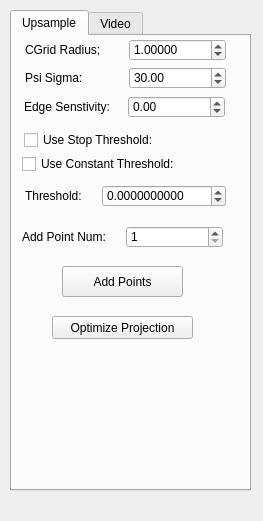
<?xml version="1.0" encoding="UTF-8"?>
<ui version="4.0">
 <class>Upsampling_para</class>
 <widget class="QWidget" name="Upsampling_para">
  <property name="geometry">
   <rect>
    <x>0</x>
    <y>0</y>
    <width>263</width>
    <height>521</height>
   </rect>
  </property>
  <property name="windowTitle">
   <string>Form</string>
  </property>
  <widget class="QTabWidget" name="tabWidget">
   <property name="geometry">
    <rect>
     <x>10</x>
     <y>10</y>
     <width>241</width>
     <height>481</height>
    </rect>
   </property>
   <property name="currentIndex">
    <number>0</number>
   </property>
   <widget class="QWidget" name="tab">
    <attribute name="title">
     <string>Upsample</string>
    </attribute>
    <widget class="QPushButton" name="pushButton_Projection">
     <property name="geometry">
      <rect>
       <x>40</x>
       <y>280</y>
       <width>141</width>
       <height>23</height>
      </rect>
     </property>
     <property name="text">
      <string>Optimize Projection</string>
     </property>
    </widget>
    <widget class="QCheckBox" name="using_threshol_process">
     <property name="geometry">
      <rect>
       <x>12</x>
       <y>96</y>
       <width>161</width>
       <height>16</height>
      </rect>
     </property>
     <property name="text">
      <string>Use Stop Threshold:</string>
     </property>
    </widget>
    <widget class="QPushButton" name="apply_add_point">
     <property name="geometry">
      <rect>
       <x>50</x>
       <y>230</y>
       <width>121</width>
       <height>31</height>
      </rect>
     </property>
     <property name="text">
      <string>Add Points</string>
     </property>
    </widget>
    <widget class="QWidget" name="layoutWidget">
     <property name="geometry">
      <rect>
       <x>13</x>
       <y>31</y>
       <width>201</width>
       <height>22</height>
      </rect>
     </property>
     <layout class="QHBoxLayout" name="horizontalLayout_2">
      <item>
       <widget class="QLabel" name="label_3">
        <property name="text">
         <string>Psi Sigma:</string>
        </property>
       </widget>
      </item>
      <item>
       <widget class="QDoubleSpinBox" name="sigma">
        <property name="decimals">
         <number>2</number>
        </property>
        <property name="maximum">
         <double>180.000000000000000</double>
        </property>
        <property name="value">
         <double>30.000000000000000</double>
        </property>
       </widget>
      </item>
     </layout>
    </widget>
    <widget class="QWidget" name="layoutWidget">
     <property name="geometry">
      <rect>
       <x>10</x>
       <y>190</y>
       <width>201</width>
       <height>22</height>
      </rect>
     </property>
     <layout class="QHBoxLayout" name="horizontalLayout_5">
      <item>
       <widget class="QLabel" name="label_7">
        <property name="text">
         <string>Add Point Num:</string>
        </property>
       </widget>
      </item>
      <item>
       <widget class="QSpinBox" name="add_num">
        <property name="minimum">
         <number>1</number>
        </property>
        <property name="maximum">
         <number>1000000000</number>
        </property>
       </widget>
      </item>
     </layout>
    </widget>
    <widget class="QWidget" name="layoutWidget">
     <property name="geometry">
      <rect>
       <x>13</x>
       <y>149</y>
       <width>201</width>
       <height>22</height>
      </rect>
     </property>
     <layout class="QHBoxLayout" name="horizontalLayout_4">
      <item>
       <widget class="QLabel" name="label_8">
        <property name="text">
         <string>Threshold:</string>
        </property>
       </widget>
      </item>
      <item>
       <widget class="QDoubleSpinBox" name="threshold">
        <property name="decimals">
         <number>10</number>
        </property>
        <property name="minimum">
         <double>-0.999999000000000</double>
        </property>
        <property name="maximum">
         <double>1000.000000000000000</double>
        </property>
        <property name="singleStep">
         <double>0.001000000000000</double>
        </property>
       </widget>
      </item>
     </layout>
    </widget>
    <widget class="QWidget" name="layoutWidget">
     <property name="geometry">
      <rect>
       <x>12</x>
       <y>60</y>
       <width>201</width>
       <height>22</height>
      </rect>
     </property>
     <layout class="QHBoxLayout" name="horizontalLayout_3">
      <item>
       <widget class="QLabel" name="label_12">
        <property name="text">
         <string>Edge Senstivity:</string>
        </property>
       </widget>
      </item>
      <item>
       <widget class="QDoubleSpinBox" name="edge_paramete">
        <property name="decimals">
         <number>2</number>
        </property>
        <property name="minimum">
         <double>-100.000000000000000</double>
        </property>
        <property name="maximum">
         <double>100.000000000000000</double>
        </property>
        <property name="singleStep">
         <double>0.100000000000000</double>
        </property>
       </widget>
      </item>
     </layout>
    </widget>
    <widget class="QWidget" name="layoutWidget">
     <property name="geometry">
      <rect>
       <x>13</x>
       <y>3</y>
       <width>201</width>
       <height>22</height>
      </rect>
     </property>
     <layout class="QHBoxLayout" name="horizontalLayout">
      <item>
       <widget class="QLabel" name="label_2">
        <property name="text">
         <string>CGrid Radius;</string>
        </property>
       </widget>
      </item>
      <item>
       <widget class="QDoubleSpinBox" name="radius">
        <property name="decimals">
         <number>5</number>
        </property>
        <property name="minimum">
         <double>0.000010000000000</double>
        </property>
        <property name="maximum">
         <double>1000.000000000000000</double>
        </property>
        <property name="singleStep">
         <double>0.010000000000000</double>
        </property>
        <property name="value">
         <double>1.000000000000000</double>
        </property>
       </widget>
      </item>
     </layout>
    </widget>
    <widget class="QCheckBox" name="use_constant_threshold">
     <property name="geometry">
      <rect>
       <x>10</x>
       <y>120</y>
       <width>161</width>
       <height>16</height>
      </rect>
     </property>
     <property name="text">
      <string>Use Constant Threshold:</string>
     </property>
    </widget>
   </widget>
   <widget class="QWidget" name="tab_2">
    <attribute name="title">
     <string>Video</string>
    </attribute>
    <widget class="QDoubleSpinBox" name="video_speed">
     <property name="geometry">
      <rect>
       <x>100</x>
       <y>100</y>
       <width>121</width>
       <height>20</height>
      </rect>
     </property>
     <property name="decimals">
      <number>4</number>
     </property>
     <property name="maximum">
      <double>100000000.000000000000000</double>
     </property>
     <property name="singleStep">
      <double>1.000000000000000</double>
     </property>
     <property name="value">
      <double>1.100000000000000</double>
     </property>
    </widget>
    <widget class="QLabel" name="label_70">
     <property name="geometry">
      <rect>
       <x>41</x>
       <y>100</y>
       <width>91</width>
       <height>20</height>
      </rect>
     </property>
     <property name="text">
      <string>speed</string>
     </property>
    </widget>
    <widget class="QDoubleSpinBox" name="begin_index">
     <property name="geometry">
      <rect>
       <x>100</x>
       <y>20</y>
       <width>121</width>
       <height>20</height>
      </rect>
     </property>
     <property name="decimals">
      <number>4</number>
     </property>
     <property name="maximum">
      <double>1000000000.000000000000000</double>
     </property>
     <property name="singleStep">
      <double>0.100000000000000</double>
     </property>
     <property name="value">
      <double>0.000000000000000</double>
     </property>
    </widget>
    <widget class="QPushButton" name="pushButton_play_video">
     <property name="geometry">
      <rect>
       <x>30</x>
       <y>140</y>
       <width>161</width>
       <height>23</height>
      </rect>
     </property>
     <property name="text">
      <string>Play Video</string>
     </property>
    </widget>
    <widget class="QLabel" name="label_69">
     <property name="geometry">
      <rect>
       <x>20</x>
       <y>60</y>
       <width>122</width>
       <height>20</height>
      </rect>
     </property>
     <property name="text">
      <string>end index</string>
     </property>
    </widget>
    <widget class="QLabel" name="label_64">
     <property name="geometry">
      <rect>
       <x>10</x>
       <y>20</y>
       <width>122</width>
       <height>20</height>
      </rect>
     </property>
     <property name="text">
      <string>begin index</string>
     </property>
    </widget>
    <widget class="QDoubleSpinBox" name="end_index">
     <property name="geometry">
      <rect>
       <x>100</x>
       <y>60</y>
       <width>121</width>
       <height>20</height>
      </rect>
     </property>
     <property name="decimals">
      <number>4</number>
     </property>
     <property name="maximum">
      <double>100000000.000000000000000</double>
     </property>
     <property name="singleStep">
      <double>1.000000000000000</double>
     </property>
     <property name="value">
      <double>0.000000000000000</double>
     </property>
    </widget>
    <widget class="QLabel" name="label_62">
     <property name="geometry">
      <rect>
       <x>2</x>
       <y>200</y>
       <width>122</width>
       <height>20</height>
      </rect>
     </property>
     <property name="text">
      <string>snapshot resolution</string>
     </property>
    </widget>
    <widget class="QDoubleSpinBox" name="wlop_snapshot_index">
     <property name="geometry">
      <rect>
       <x>130</x>
       <y>230</y>
       <width>91</width>
       <height>20</height>
      </rect>
     </property>
     <property name="decimals">
      <number>4</number>
     </property>
     <property name="maximum">
      <double>1000.000000000000000</double>
     </property>
     <property name="singleStep">
      <double>1.000000000000000</double>
     </property>
     <property name="value">
      <double>1.000000000000000</double>
     </property>
    </widget>
    <widget class="QDoubleSpinBox" name="wlop_snapshot_resolution">
     <property name="geometry">
      <rect>
       <x>130</x>
       <y>200</y>
       <width>91</width>
       <height>20</height>
      </rect>
     </property>
     <property name="decimals">
      <number>4</number>
     </property>
     <property name="maximum">
      <double>1000.000000000000000</double>
     </property>
     <property name="singleStep">
      <double>0.100000000000000</double>
     </property>
     <property name="value">
      <double>1.000000000000000</double>
     </property>
    </widget>
    <widget class="QLabel" name="label_63">
     <property name="geometry">
      <rect>
       <x>2</x>
       <y>230</y>
       <width>122</width>
       <height>20</height>
      </rect>
     </property>
     <property name="text">
      <string>snapshot index</string>
     </property>
    </widget>
   </widget>
  </widget>
 </widget>
 <resources/>
 <connections/>
</ui>
